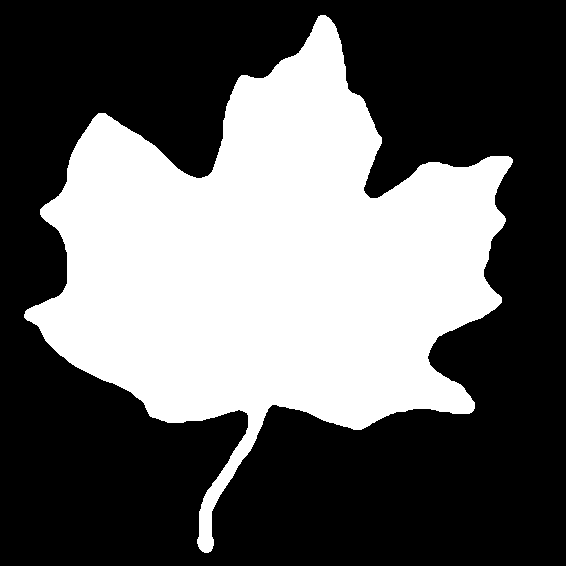
#> input picture DA 5/Leaf.tif, 566 x 566 px
$ python 'Salt&Pepper.py'
#> lines starting #> are read from the running program, lines starting #| are printed output that depends on the picture; after the words box and inside, x2 and y2 are one past the last pixel; in counts of white or black regions, pixels touching at a corner belong together
import cv2
import numpy as np
from scipy.stats.kde import gaussian_kde
import matplotlib.pyplot as plt
img = cv2.imread('Leaf.tif', 0)
#> img: shape (566, 566); 38.2% white; 1 white region, box (x1, y1, x2, y2) and area: (24, 15, 513, 553) 122446
img = img/255
plt.subplot(221),plt.imshow(img,cmap='gray'),plt.title("Image"),plt.axis("off")
x, y = img.shape
#> x = 566; y = 566
g = np.zeros((x,y), dtype=np.float32)
plt.subplot(222),plt.imshow(g,cmap='gray'),plt.title("Salt & Pepper Noise"),plt.axis("off")
pepper = 0.05
salt = 1-pepper
for i in range(x):
    for j in range(y):
        rdn = np.random.random()
        if rdn < pepper:
            g[i][j] = 0
        elif rdn > salt:
            g[i][j] = 1
        else:
            g[i][j] = img[i][j]
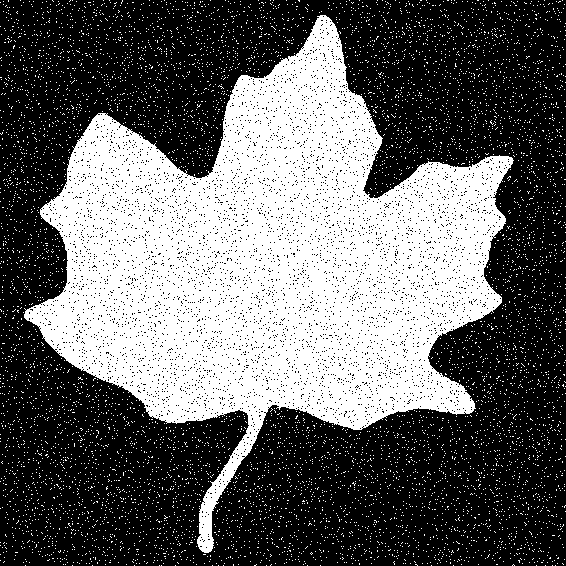
#> g: shape (566, 566) float32; values 0 (black) and 1 (white), 39.4% white; 7796 white regions (7795 under 20 px), largest, box (x1, y1, x2, y2) and area: (24, 15, 514, 553) 116510
plt.subplot(223),plt.imshow(g,cmap='gray'),plt.title("Image with Noise"),plt.axis("off")
# cv2.imshow("Salt & Pepper Noise",g)
# cv2.waitKey(0)
# cv2.destroyAllWindows()
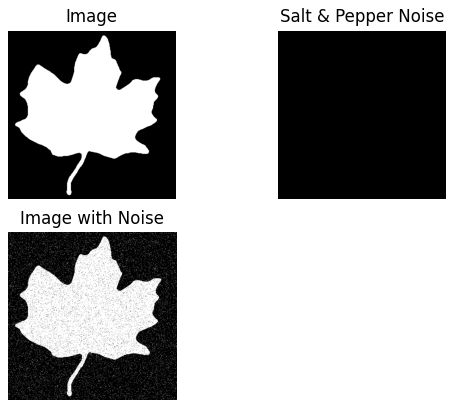
#> figure drawn by matplotlib, 3 panels
